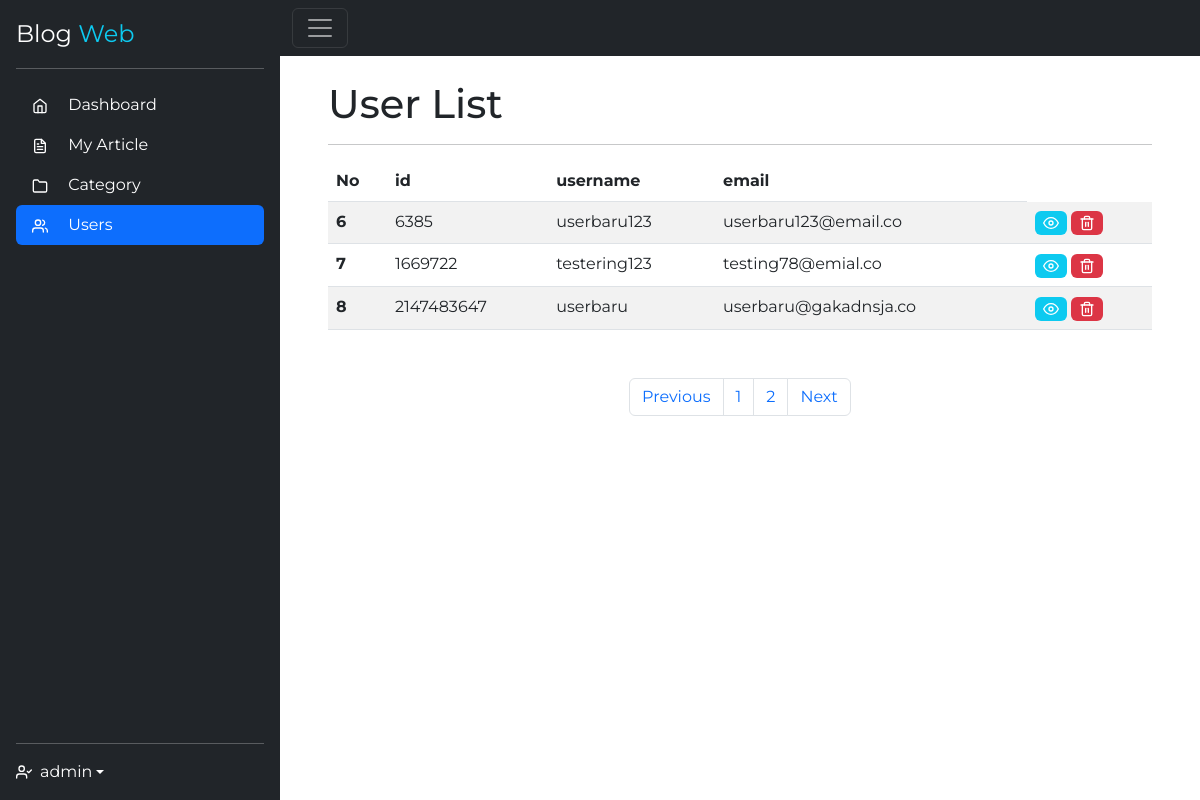
/dashboard/users/list.php?halaman=2 (signed in), run on an earlier commit of the app's database.
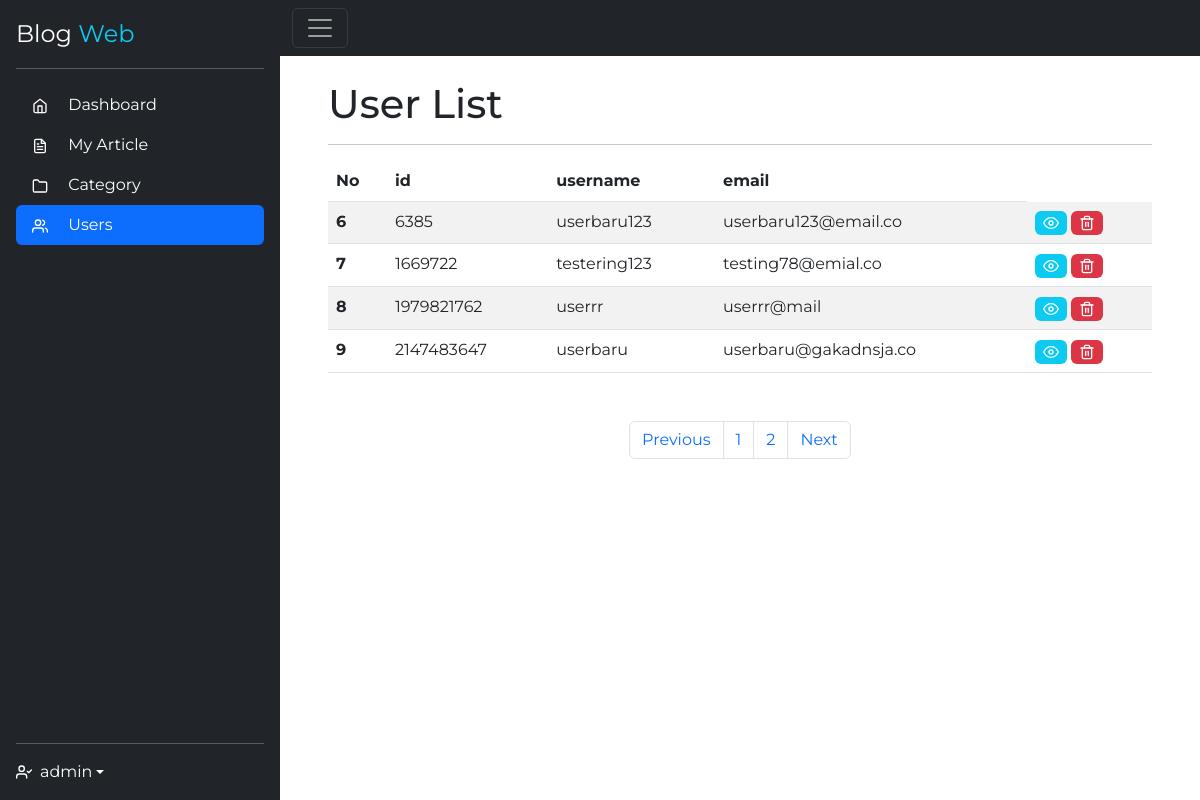
And on a later commit of the database.
### tables this page shows
CREATE TABLE `user` (
  `id` int(13) NOT NULL,
  `username` varchar(255) NOT NULL,
  `email` varchar(255) NOT NULL,
  `password` varchar(255) NOT NULL,
  `isAdmin` tinyint(1) DEFAULT 0,
  PRIMARY KEY (`id`),
  UNIQUE KEY `username` (`username`),
  UNIQUE KEY `email` (`email`)
);

### dashboard/users/list.php (the view, shortened to what this page needs)
<?php
include '../templates/header.php';
if ($role == 1) {
?>
    <h1>User List</h1>
    <hr>
    <table class="table table-striped mb-5">
        <thead>
            <tr>
                <th scope="col">No</th>
                <th scope="col">id</th>
                <th scope="col">username</th>
                <th scope="col">email</th>
            </tr>
        </thead>
        <tbody>
            <?php
            $batas = 5;
            $halaman = isset($_GET['halaman']) ? (int)$_GET['halaman'] : 1;
            $halaman_awal = ($halaman > 1) ? ($halaman * $batas) - $batas : 0;
            $previous = $halaman - 1;
            $next = $halaman + 1;
            $sql = "SELECT id, username, email FROM user WHERE isAdmin ='0'";
            $data = mysqli_query($connect, $sql);
            $jumlah_data = mysqli_num_rows($data);
            $total_halaman = ceil($jumlah_data / $batas);
            $query = "$sql limit $halaman_awal, $batas";
            $users = mysqli_query($connect, $query);
            if (mysqli_num_rows($users) > 0) {
                $i = $halaman_awal + 1;
                foreach ($users as $user) {
            ?>
                    <tr>
                        <th scope="row"><?= $i ?></th>
                        <td><?= $user['id'] ?></td>
                        <td><?= $user['username'] ?></td>
                        <td><?= $user['email'] ?></td>
                        <td>
                            <a href="viewArticle.php?u_id=<?= $user['id'] ?>&username=<?= $user['username'] ?>" class="badge bg-info">
                                <i data-feather="eye"></i>
                            </a>
                            <a href="deleteUser.php?u_id=<?= $user['id'] ?>" class="badge bg-danger">
                                <i data-feather="trash-2"></i>
                            </a>
                        </td>
                    </tr>
            <?php
                    $i++;
                }
            }
            ?>
        </tbody>
    </table>
    <nav>
        <ul class="pagination justify-content-center">
            <li class="page-item">
                <a class="page-link" <?php if ($halaman > 1) {
                                            echo "href='?halaman=$previous'";
                                        } ?>>Previous</a>
            </li>
            <?php
            for ($x = 1; $x <= $total_halaman; $x++) {
            ?>
                <li class="page-item"><a class="page-link" href="?halaman=<?= $x ?>"><?= $x; ?></a></li>
            <?php
            }
            ?>
            <li class="page-item">
                <a class="page-link" <?php if ($halaman < $total_halaman) {
                                            echo "href='?halaman=$next'";
                                        } ?>>Next</a>
            </li>
        </ul>
    </nav>
    </article>
    </main>
    </div>
<?php
} else {
?>
    <h3>Oopss.. Looks like something went wrong</h3>
    <br>Click here to <a href='../index.php'>Go Back</a>
    </main>
<?php
}
include '../templates/footer.php'; ?>

What changed in the data, as far as the page shows it:
added user: id "1979821762", username "userrr", email "userrr@mail"
